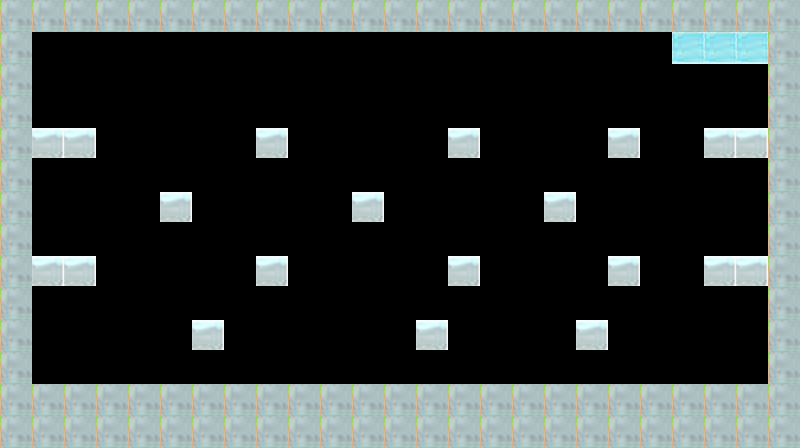

A 2D game scene composited from a Tiled map and its tileset images. What follows is a short description and the map's XML, with each tile layer's data collapsed to a summary:
An orthogonal 25x14 tile map with 32x32 px tiles, 1 tile layer (Capa de patrones 1), 2 tilesets and 2 objects (2x moneda50).

<map version="1.10" tiledversion="1.10.2" orientation="orthogonal" renderorder="right-down" width="25" height="14" tilewidth="32" tileheight="32" infinite="0" nextlayerid="3" nextobjectid="3">
 <tileset firstgid="1" name="tiles" tilewidth="32" tileheight="32" tilecount="600" columns="25">
  <image source="../images/tiles.png" width="800" height="768" />
 </tileset>
 <tileset firstgid="601" name="objects-enemies" tilewidth="32" tileheight="32" tilecount="600" columns="25">
  <image source="../images/objects-enemies.png" width="800" height="768" />
 </tileset>
 <layer id="1" name="Capa de patrones 1" width="25" height="14">
  <data>[350 cells, 120 non-empty, 3 distinct tile ids]</data>
 </layer>
 <objectgroup id="2" name="Capa de Objetos 1">
  <object id="1" name="moneda50" type="moneda50" gid="605" x="612" y="67" width="32" height="32" />
  <object id="2" name="moneda50" type="moneda50" gid="605" x="67" y="67" width="32" height="32" />
 </objectgroup>
</map>
